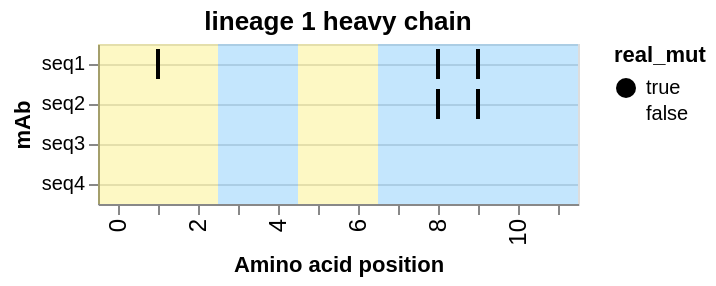

The specification (Vega-Lite) saved for this image:
### Vega-Lite specification from a JSON file in a GitHub repository (floating-point values rounded to 4 significant figures)
{"config": {"view": {"continuousWidth": 400, "continuousHeight": 300}}, "layer": [{"data": {"name": "data-59b93b0351ba0b41273b8a2f937c8473"}, "mark": {"type": "rect", "color": "#169cf5", "opacity": 0.25}, "encoding": {"x": {"type": "ordinal", "field": "position"}}}, {"data": {"name": "data-a6e2272690eaed6b036d181eb0f59825"}, "mark": {"type": "rect", "color": "#f5e216", "opacity": 0.25}, "encoding": {"x": {"type": "ordinal", "field": "position"}}}, {"data": {"name": "data-ea34d3555056ba8f1d2aad02c01ddd71"}, "mark": {"type": "tick", "opacity": 1, "thickness": 2}, "encoding": {"color": {"type": "nominal", "field": "real_mut", "scale": {"domain": [true, false], "range": ["black", "transparent"]}}, "x": {"type": "ordinal", "axis": {"grid": false, "labelFontSize": 12, "labelOverlap": "parity", "labelSeparation": 10}, "field": "position", "title": "Amino acid position"}, "y": {"type": "nominal", "axis": {"grid": true, "labels": true, "orient": "left", "title": "mAb"}, "field": "seq_id", "sort": ["seq1", "seq2", "seq3", "seq4"], "title": "sequence"}}, "title": "lineage 1 heavy chain"}], "$schema": "https://vega.github.io/schema/vega-lite/v5.json", "datasets": {"data-59b93b0351ba0b41273b8a2f937c8473": [{"type": "naive", "index": 0, "seq_id": "seq1", "position": 3, "mut_from": "G", "mut_to": "G", "region": "Framework", "framework": true, "radical": false, "real_mut": false}, {"type": "naive", "index": 0, "seq_id": "seq1", "position": 4, "mut_from": "A", "mut_to": "A", "region": "Framework", "framework": true, "radical": false, "real_mut": false}, {"type": "naive", "index": 0, "seq_id": "seq1", "position": 7, "mut_from": "G", "mut_to": "G", "region": "Framework", "framework": true, "radical": false, "real_mut": false}, {"type": "naive", "index": 0, "seq_id": "seq1", "position": 8, "mut_from": "C", "mut_to": "A", "region": "Framework", "framework": true, "radical": true, "real_mut": true}, {"type": "naive", "index": 0, "seq_id": "seq1", "position": 9, "mut_from": "C", "mut_to": "T", "region": "Framework", "framework": true, "radical": true, "real_mut": true}, {"type": "naive", "index": 0, "seq_id": "seq1", "position": 10, "mut_from": "C", "mut_to": "C", "region": "Framework", "framework": true, "radical": false, "real_mut": false}, {"type": "naive", "index": 0, "seq_id": "seq1", "position": 11, "mut_from": "G", "mut_to": "G", "region": "Framework", "framework": true, "radical": false, "real_mut": false}], "data-a6e2272690eaed6b036d181eb0f59825": [{"type": "naive", "index": 0, "seq_id": "seq1", "position": 0, "mut_from": "A", "mut_to": "A", "region": "CDR", "framework": false, "radical": false, "real_mut": false}, {"type": "naive", "index": 0, "seq_id": "seq1", "position": 1, "mut_from": "A", "mut_to": "T", "region": "CDR", "framework": false, "radical": false, "real_mut": true}, {"type": "naive", "index": 0, "seq_id": "seq1", "position": 2, "mut_from": "C", "mut_to": "C", "region": "CDR", "framework": false, "radical": false, "real_mut": false}, {"type": "naive", "index": 0, "seq_id": "seq1", "position": 5, "mut_from": "T", "mut_to": "T", "region": "CDR", "framework": false, "radical": false, "real_mut": false}, {"type": "naive", "index": 0, "seq_id": "seq1", "position": 6, "mut_from": "C", "mut_to": "C", "region": "CDR", "framework": false, "radical": false, "real_mut": false}], "data-ea34d3555056ba8f1d2aad02c01ddd71": [{"type": "naive", "index": 0, "seq_id": "seq1", "position": 0, "mut_from": "A", "mut_to": "A", "region": "CDR", "framework": false, "radical": false, "real_mut": false}, {"type": "naive", "index": 0, "seq_id": "seq1", "position": 1, "mut_from": "A", "mut_to": "T", "region": "CDR", "framework": false, "radical": false, "real_mut": true}, {"type": "naive", "index": 0, "seq_id": "seq1", "position": 2, "mut_from": "C", "mut_to": "C", "region": "CDR", "framework": false, "radical": false, "real_mut": false}, {"type": "naive", "index": 0, "seq_id": "seq1", "position": 3, "mut_from": "G", "mut_to": "G", "region": "Framework", "framework": true, "radical": false, "real_mut": false}, {"type": "naive", "index": 0, "seq_id": "seq1", "position": 4, "mut_from": "A", "mut_to": "A", "region": "Framework", "framework": true, "radical": false, "real_mut": false}, {"type": "naive", "index": 0, "seq_id": "seq1", "position": 5, "mut_from": "T", "mut_to": "T", "region": "CDR", "framework": false, "radical": false, "real_mut": false}, {"type": "naive", "index": 0, "seq_id": "seq1", "position": 6, "mut_from": "C", "mut_to": "C", "region": "CDR", "framework": false, "radical": false, "real_mut": false}, {"type": "naive", "index": 0, "seq_id": "seq1", "position": 7, "mut_from": "G", "mut_to": "G", "region": "Framework", "framework": true, "radical": false, "real_mut": false}, {"type": "naive", "index": 0, "seq_id": "seq1", "position": 8, "mut_from": "C", "mut_to": "A", "region": "Framework", "framework": true, "radical": true, "real_mut": true}, {"type": "naive", "index": 0, "seq_id": "seq1", "position": 9, "mut_from": "C", "mut_to": "T", "region": "Framework", "framework": true, "radical": true, "real_mut": true}, {"type": "naive", "index": 0, "seq_id": "seq1", "position": 10, "mut_from": "C", "mut_to": "C", "region": "Framework", "framework": true, "radical": false, "real_mut": false}, {"type": "naive", "index": 0, "seq_id": "seq1", "position": 11, "mut_from": "G", "mut_to": "G", "region": "Framework", "framework": true, "radical": false, "real_mut": false}, {"type": "lineage_member", "index": 1, "seq_id": " seq2", "position": 0, "mut_from": "A", "mut_to": "A", "region": "CDR", "framework": false, "radical": false, "real_mut": false}, {"type": "lineage_member", "index": 1, "seq_id": " seq2", "position": 1, "mut_from": "A", "mut_to": "A", "region": "CDR", "framework": false, "radical": false, "real_mut": false}, {"type": "lineage_member", "index": 1, "seq_id": " seq2", "position": 2, "mut_from": "C", "mut_to": "C", "region": "CDR", "framework": false, "radical": false, "real_mut": false}, {"type": "lineage_member", "index": 1, "seq_id": " seq2", "position": 3, "mut_from": "G", "mut_to": "G", "region": "Framework", "framework": true, "radical": false, "real_mut": false}, {"type": "lineage_member", "index": 1, "seq_id": " seq2", "position": 4, "mut_from": "A", "mut_to": "A", "region": "Framework", "framework": true, "radical": false, "real_mut": false}, {"type": "lineage_member", "index": 1, "seq_id": " seq2", "position": 5, "mut_from": "T", "mut_to": "T", "region": "CDR", "framework": false, "radical": false, "real_mut": false}, {"type": "lineage_member", "index": 1, "seq_id": " seq2", "position": 6, "mut_from": "C", "mut_to": "C", "region": "CDR", "framework": false, "radical": false, "real_mut": false}, {"type": "lineage_member", "index": 1, "seq_id": " seq2", "position": 7, "mut_from": "G", "mut_to": "G", "region": "Framework", "framework": true, "radical": false, "real_mut": false}, {"type": "lineage_member", "index": 1, "seq_id": " seq2", "position": 8, "mut_from": "C", "mut_to": "A", "region": "Framework", "framework": true, "radical": true, "real_mut": true}, {"type": "lineage_member", "index": 1, "seq_id": " seq2", "position": 9, "mut_from": "C", "mut_to": "T", "region": "Framework", "framework": true, "radical": true, "real_mut": true}, {"type": "lineage_member", "index": 1, "seq_id": " seq2", "position": 10, "mut_from": "C", "mut_to": "C", "region": "Framework", "framework": true, "radical": false, "real_mut": false}, {"type": "lineage_member", "index": 1, "seq_id": " seq2", "position": 11, "mut_from": "G", "mut_to": "G", "region": "Framework", "framework": true, "radical": false, "real_mut": false}, {"type": "lineage_member", "index": 2, "seq_id": "  seq3", "position": 0, "mut_from": "A", "mut_to": "A", "region": "CDR", "framework": false, "radical": false, "real_mut": false}, {"type": "lineage_member", "index": 2, "seq_id": "  seq3", "position": 1, "mut_from": "A", "mut_to": "A", "region": "CDR", "framework": false, "radical": false, "real_mut": false}, {"type": "lineage_member", "index": 2, "seq_id": "  seq3", "position": 2, "mut_from": "C", "mut_to": "C", "region": "CDR", "framework": false, "radical": false, "real_mut": false}, {"type": "lineage_member", "index": 2, "seq_id": "  seq3", "position": 3, "mut_from": "G", "mut_to": "G", "region": "Framework", "framework": true, "radical": false, "real_mut": false}, {"type": "lineage_member", "index": 2, "seq_id": "  seq3", "position": 4, "mut_from": "A", "mut_to": "A", "region": "Framework", "framework": true, "radical": false, "real_mut": false}, {"type": "lineage_member", "index": 2, "seq_id": "  seq3", "position": 5, "mut_from": "T", "mut_to": "T", "region": "CDR", "framework": false, "radical": false, "real_mut": false}, {"type": "lineage_member", "index": 2, "seq_id": "  seq3", "position": 6, "mut_from": "C", "mut_to": "C", "region": "CDR", "framework": false, "radical": false, "real_mut": false}, {"type": "lineage_member", "index": 2, "seq_id": "  seq3", "position": 7, "mut_from": "G", "mut_to": "G", "region": "Framework", "framework": true, "radical": false, "real_mut": false}, {"type": "lineage_member", "index": 2, "seq_id": "  seq3", "position": 8, "mut_from": "C", "mut_to": "C", "region": "Framework", "framework": true, "radical": false, "real_mut": false}, {"type": "lineage_member", "index": 2, "seq_id": "  seq3", "position": 9, "mut_from": "C", "mut_to": "C", "region": "Framework", "framework": true, "radical": false, "real_mut": false}, {"type": "lineage_member", "index": 2, "seq_id": "  seq3", "position": 10, "mut_from": "C", "mut_to": "C", "region": "Framework", "framework": true, "radical": false, "real_mut": false}, {"type": "lineage_member", "index": 2, "seq_id": "  seq3", "position": 11, "mut_from": "G", "mut_to": "G", "region": "Framework", "framework": true, "radical": false, "real_mut": false}, {"type": "lineage_member", "index": 3, "seq_id": "   seq4", "position": 0, "mut_from": "A", "mut_to": "A", "region": "CDR", "framework": false, "radical": false, "real_mut": false}, {"type": "lineage_member", "index": 3, "seq_id": "   seq4", "position": 1, "mut_from": "A", "mut_to": "A", "region": "CDR", "framework": false, "radical": false, "real_mut": false}, {"type": "lineage_member", "index": 3, "seq_id": "   seq4", "position": 2, "mut_from": "C", "mut_to": "C", "region": "CDR", "framework": false, "radical": false, "real_mut": false}, {"type": "lineage_member", "index": 3, "seq_id": "   seq4", "position": 3, "mut_from": "G", "mut_to": "G", "region": "Framework", "framework": true, "radical": false, "real_mut": false}, {"type": "lineage_member", "index": 3, "seq_id": "   seq4", "position": 4, "mut_from": "A", "mut_to": "A", "region": "Framework", "framework": true, "radical": false, "real_mut": false}, {"type": "lineage_member", "index": 3, "seq_id": "   seq4", "position": 5, "mut_from": "T", "mut_to": "T", "region": "CDR", "framework": false, "radical": false, "real_mut": false}, {"type": "lineage_member", "index": 3, "seq_id": "   seq4", "position": 6, "mut_from": "C", "mut_to": "C", "region": "CDR", "framework": false, "radical": false, "real_mut": false}, {"type": "lineage_member", "index": 3, "seq_id": "   seq4", "position": 7, "mut_from": "G", "mut_to": "G", "region": "Framework", "framework": true, "radical": false, "real_mut": false}, {"type": "lineage_member", "index": 3, "seq_id": "   seq4", "position": 8, "mut_from": "C", "mut_to": "C", "region": "Framework", "framework": true, "radical": false, "real_mut": false}, {"type": "lineage_member", "index": 3, "seq_id": "   seq4", "position": 9, "mut_from": "C", "mut_to": "C", "region": "Framework", "framework": true, "radical": false, "real_mut": false}, {"type": "lineage_member", "index": 3, "seq_id": "   seq4", "position": 10, "mut_from": "C", "mut_to": "C", "region": "Framework", "framework": true, "radical": false, "real_mut": false}, {"type": "lineage_member", "index": 3, "seq_id": "   seq4", "position": 11, "mut_from": "G", "mut_to": "G", "region": "Framework", "framework": true, "radical": false, "real_mut": false}]}, "data": {"name": "data-59b93b0351ba0b41273b8a2f937c8473"}}
